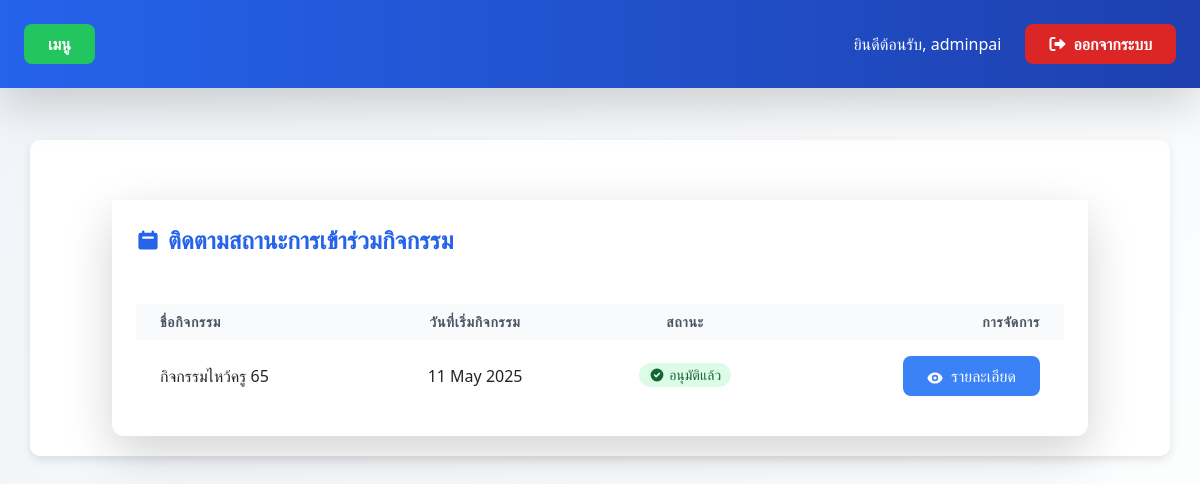
The page /track-participation/ (signed in) on the database as committed earlier.
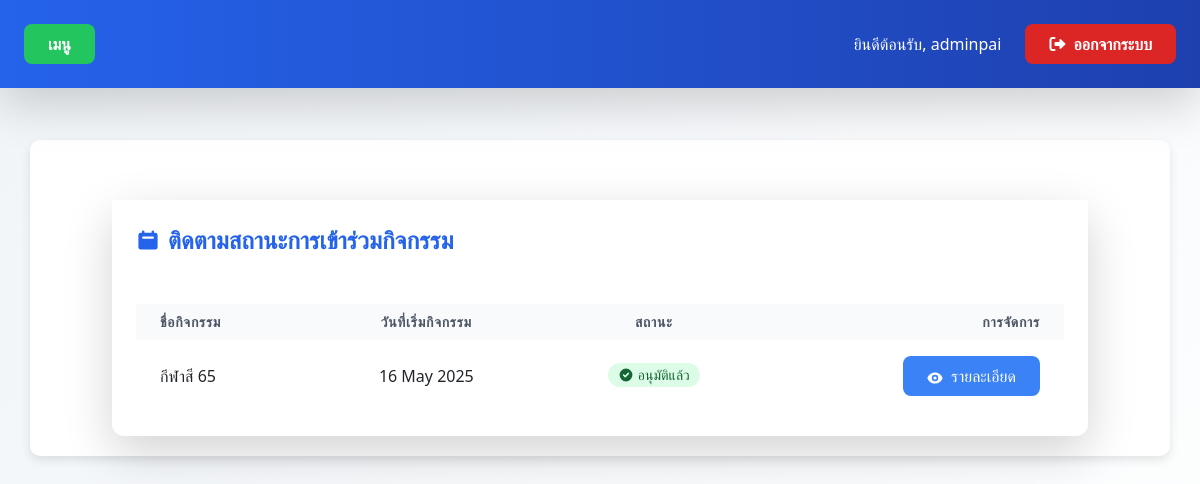
The same page on the database as committed later.
### myapp/models.py (models this page shows, shortened)
class CustomUser(AbstractUser):
    USER_TYPE_CHOICES = (
        ('student', 'นักศึกษา'),
        ('teacher', 'อาจารย์'),
        ('admin', 'ผู้ดูแลระบบ'),
    )
    user_type = models.CharField(
        max_length=10,
        choices=USER_TYPE_CHOICES,
        default='student',
        verbose_name='ประเภทผู้ใช้'
    )
    student_id = models.CharField(
        max_length=20,
        unique=True,
        null=True,
        blank=True,
        verbose_name='รหัสนักศึกษา'
    )
    year = models.IntegerField(
        choices=[
            (1, 'ชั้นปีที่ 1'),
            (2, 'ชั้นปีที่ 2'),
            (3, 'ชั้นปีที่ 3'),
            (4, 'ชั้นปีที่ 4'),
        ],
        null=True,
        blank=True,
        verbose_name='ชั้นปี'
    )
    branch = models.CharField(
        max_length=255,
        choices=BRANCH_CHOICES,
        null=True,
        blank=True,
        verbose_name='สาขา'
    )
    groups = models.ManyToManyField(
        Group,
        related_name="customuser_groups",
        blank=True
    )
    user_permissions = models.ManyToManyField(
        Permission,
        related_name="customuser_permissions",
        blank=True
    )
    password_text = models.CharField(
        max_length=128,
        blank=True,
        null=True,
        verbose_name='รหัสผ่าน (ไม่เข้ารหัส)'
    )
    phone_number = models.CharField(
        max_length=10,
        null=True,
        blank=True,
        verbose_name="เบอร์โทรศัพท์"
    )
    class Meta:
        verbose_name = 'ผู้ใช้'
        verbose_name_plural = 'ผู้ใช้ทั้งหมด'

class Participation(models.Model):
    STATUS_CHOICES = [
        ('pending', 'ยังไม่อนุมัติ'),
        ('approved', 'อนุมัติแล้ว'),
        ('rejected', 'ไม่อนุมัติ')  # เพิ่มสถานะใหม่
    ]
    activity = models.ForeignKey('Activity', on_delete=models.CASCADE, verbose_name='กิจกรรม')
    student = models.ForeignKey(CustomUser, on_delete=models.CASCADE, verbose_name='นักศึกษา')
    joined_at = models.DateTimeField(default=timezone.now)
    status = models.CharField(
        max_length=10,
        choices=STATUS_CHOICES,
        default='pending',
        verbose_name='สถานะการลงทะเบียน'
    )
    joined_date = models.DateTimeField(auto_now_add=True, verbose_name="วันที่เข้าร่วม")
    class Meta:
        verbose_name = 'การเข้าร่วมกิจกรรม'
        verbose_name_plural = 'การเข้าร่วมกิจกรรมทั้งหมด'
        unique_together = ('activity', 'student')

class Activity(models.Model):
    name = models.CharField(
        max_length=255,
        verbose_name='ชื่อกิจกรรม'
    )
    description = models.TextField(
        verbose_name='รายละเอียดกิจกรรม'
    )
    start_date = models.DateField(
        verbose_name='วันที่เริ่มจัดกิจกรรม',
        default=datetime.date.today
    )
    end_date = models.DateField(
        verbose_name='วันที่สิ้นสุดกิจกรรม',
        null=True,  # ยอมให้เป็น NULL
        blank=True  # สามารถทิ้งว่างได้ในฟอร์ม
    )
    created_by = models.ForeignKey(
        CustomUser,
        on_delete=models.CASCADE,
        verbose_name='ผู้สร้างกิจกรรม'
    )
    FACULTY_CHOICES = [
        ('all', 'ทุกคนเข้าร่วมได้'),
        ('CS', 'วิทยาการคอมพิวเตอร์'),
        ('CCS', 'วิทยาศาสตร์เครื่องสำอาง'),
        ('OHS', 'อาชีวอนามัยและความปลอดภัย'),
        ('EHS', 'อนามัยสิ่งแวดล้อมและสาธารณภัย'),
        ('MS', 'วิทยาศาสตร์การแพทย์'),
        ('GS', 'วิทยาศาสตร์ทั่วไป'),
        ('IT', 'เทคโนโลยีสารสนเทศ'),
        ('BIB', 'อุตสาหกรรมชีวภาพเพื่อธุรกิจ'),
        ('CYB', 'ความมั่นคงปลอดภัยไซเบอร์'),
    ]
    faculty = models.CharField(
        max_length=10,
        choices=FACULTY_CHOICES,
        default='all',
        verbose_name='คณะที่จัดกิจกรรม'
    )
    max_participants = models.IntegerField(
        default=0,  # เปลี่ยนจาก 30 เป็น 0 ซึ่งหมายถึงไม่จำกัด
        verbose_name='จำนวนผู้เข้าร่วมสูงสุด',
        help_text='กำหนดเป็น 0 หากไม่ต้องการจำกัดจำนวนผู้เข้าร่วม'
    )
    class Meta:
        verbose_name = 'กิจกรรม'
        verbose_name_plural = 'กิจกรรมทั้งหมด'

### myapp/views.py (the view)
# urls.py: path('track-participation/', views.track_participation, name='track_participation'),
@login_required
def track_participation(request):
    participations = Participation.objects.filter(student=request.user).select_related('activity')
    participation = participations.first()
    context = {
        'participations': participations,
        'participation': participation,
    }
    return render(request, 'track_participation.html', context)

### templates/track_participation.html (shortened to what this page needs)
{% extends 'base.html' %}
{% block content %}
<div class="container mx-auto mt-10 px-4 relative z-20">
    <div class="bg-white rounded-xl shadow-lg">
        <div class="card-header bg-white border-b border-gray-200 p-4">
            <h2 class="text-xl md:text-2xl font-semibold text-blue-600 flex items-center">
                <svg class="w-6 h-6 mr-2" fill="currentColor" viewBox="0 0 20 20" xmlns="http://www.w3.org/2000/svg"><path fill-rule="evenodd" d="M6 2a1 1 0 00-1 1v1H4a2 2 0 00-2 2v10a2 2 0 002 2h12a2 2 0 002-2V6a2 2 0 00-2-2h-1V3a1 1 0 10-2 0v1H7V3a1 1 0 00-1-1zm0 5a1 1 0 000 2h8a1 1 0 100-2H6z" clip-rule="evenodd" /></svg>
                ติดตามสถานะการเข้าร่วมกิจกรรม
            </h2>
        </div>
        <div class="card-body p-4">
            <div class="overflow-x-auto">
                <table class="w-full text-left">
                    <thead class="bg-gray-50">
                        <tr>
                            <th class="px-4 py-2 text-sm font-semibold text-gray-600 uppercase tracking-wider">ชื่อกิจกรรม</th>
                            <th class="px-4 py-2 text-sm font-semibold text-gray-600 uppercase tracking-wider text-center">วันที่เริ่มกิจกรรม</th>
                            <th class="px-4 py-2 text-sm font-semibold text-gray-600 uppercase tracking-wider text-center">สถานะ</th>
                            <th class="px-4 py-2 text-sm font-semibold text-gray-600 uppercase tracking-wider text-right">การจัดการ</th>
                        </tr>
                    </thead>
                    <tbody>
                        {% for participation in participations %}
                        <tr class="hover:bg-gray-50 transition duration-200">
                            <td class="px-4 py-3 align-middle">{{ participation.activity.name }}</td>
                            <td class="px-4 py-3 align-middle text-center">{{ participation.activity.start_date|date:"d M Y" }}</td>
                            <td class="px-4 py-3 align-middle text-center">
                                {% if participation.status == 'pending' %}
                                    <span class="inline-flex items-center px-2.5 py-0.5 rounded-full text-sm font-medium bg-yellow-100 text-yellow-800">
                                        <svg class="w-4 h-4 mr-1" fill="currentColor" viewBox="0 0 20 20" xmlns="http://www.w3.org/2000/svg"><path fill-rule="evenodd" d="M10 18a8 8 0 100-16 8 8 0 000 16zm1-12a1 1 0 10-2 0v4a1 1 0 00.293.707l2.5 2.5a1 1 0 001.414-1.414L11 9.586V6z" clip-rule="evenodd" /></svg>
                                        ยังไม่อนุมัติ
                                    </span>
                                {% elif participation.status == 'approved' %}
                                    <span class="inline-flex items-center px-2.5 py-0.5 rounded-full text-sm font-medium bg-green-100 text-green-800">
                                        <svg class="w-4 h-4 mr-1" fill="currentColor" viewBox="0 0 20 20" xmlns="http://www.w3.org/2000/svg"><path fill-rule="evenodd" d="M10 18a8 8 0 100-16 8 8 0 000 16zm3.707-9.293a1 1 0 00-1.414-1.414L9 10.586 7.707 9.293a1 1 0 00-1.414 1.414l2 2a1 1 0 001.414 0l4-4z" clip-rule="evenodd" /></svg>
                                        อนุมัติแล้ว
                                    </span>
                                {% endif %}
                            </td>
                            <td class="px-4 py-3 align-middle text-right">
                                <a href="{% url 'activity_detail' participation.activity.id %}" class="inline-block bg-blue-500 hover:bg-blue-600 text-white font-medium py-2 px-4 rounded-lg transition duration-200">
                                    รายละเอียด
                                </a>
                            </td>
                        </tr>
                        {% endfor %}
                    </tbody>
                </table>
            </div>
        </div>
    </div>
</div>
{% endblock %}

### templates/base.html (shortened to what this page needs)
{% load static %}
<!DOCTYPE html>
<html lang="th">
<head>
  <link rel="stylesheet" href="{% static 'css/style.css' %}">
  <link rel="stylesheet" href="https://cdn.jsdelivr.net/npm/bootstrap@5.3.0/dist/css/bootstrap.min.css">
  <link rel="stylesheet" href="https://cdnjs.cloudflare.com/ajax/libs/font-awesome/6.0.0/css/all.min.css">
  <script src="https://cdn.tailwindcss.com"></script>
</head>
<body>
  <nav class="fixed top-0 left-0 w-full bg-gradient-to-r from-blue-600 to-blue-800 text-white p-4 shadow-lg z-50 flex justify-between items-center">
    <div class="flex-1">
        {% if user.is_authenticated %}
            <div class="base-menu-container">
                <button class="base-menu bg-green-500 hover:bg-green-600 text-white font-bold py-2 px-4 rounded-lg focus:outline-none focus:ring-2 focus:ring-green-400" id="menuButton">เมนู</button>
            </div>
        {% endif %}
    </div>
    <div class="flex items-center gap-4">
        {% if user.is_authenticated %}
            <span class="text-white font-medium">ยินดีต้อนรับ, {{ user.username }}</span>
            <form method="post" action="{% url 'logout' %}" class="inline">
                <button type="submit" class="bg-red-600 hover:bg-red-700 text-white font-semibold py-2 px-4 rounded-lg transition duration-200">
                    <i class="fas fa-sign-out-alt mr-2"></i>ออกจากระบบ
                </button>
            </form>
        {% endif %}
    </div>
</nav>
  <div class="base-container">
    {% block content %}
    {% endblock %}
  </div>
</body>
</html>

### templates/base.html (style rules this page uses)
body { margin: 0; padding-top: 60px; min-height: 100vh; background: linear-gradient(135deg, #f0f4f8, #ffffff); overflow-x: hidden; position: relative; }
.base-container { position: relative; z-index: 10; max-width: 1400px; width: 95%; margin: 80px auto 30px; padding: 20px; background: white; box-shadow: 0px 4px 10px rgba(0, 0, 0, 0.1); border-radius: 10px; }
table { width: 100%; border-collapse: collapse; }
th, td { padding: 0.75rem; white-space: nowrap; }
.base-menu { display: inline-flex; align-items: center; padding: 0.5rem 1rem; background-color: #22c55e; color: white; font-weight: 600; border-radius: 0.5rem; transition: all 0.2s; }

### templates/track_participation.html (style rules this page uses)
.card-header { border-bottom-width: 2px; }

Rows that differ between the two databases and show on the page:
removed Participation: activity.name "กิจกรรมไหว้ครู 65", activity.start_date "11 May 2025", status "approved" (drawn)
added Participation: activity.name "กีฬาสี 65", activity.start_date "16 May 2025", status "approved" (drawn)
